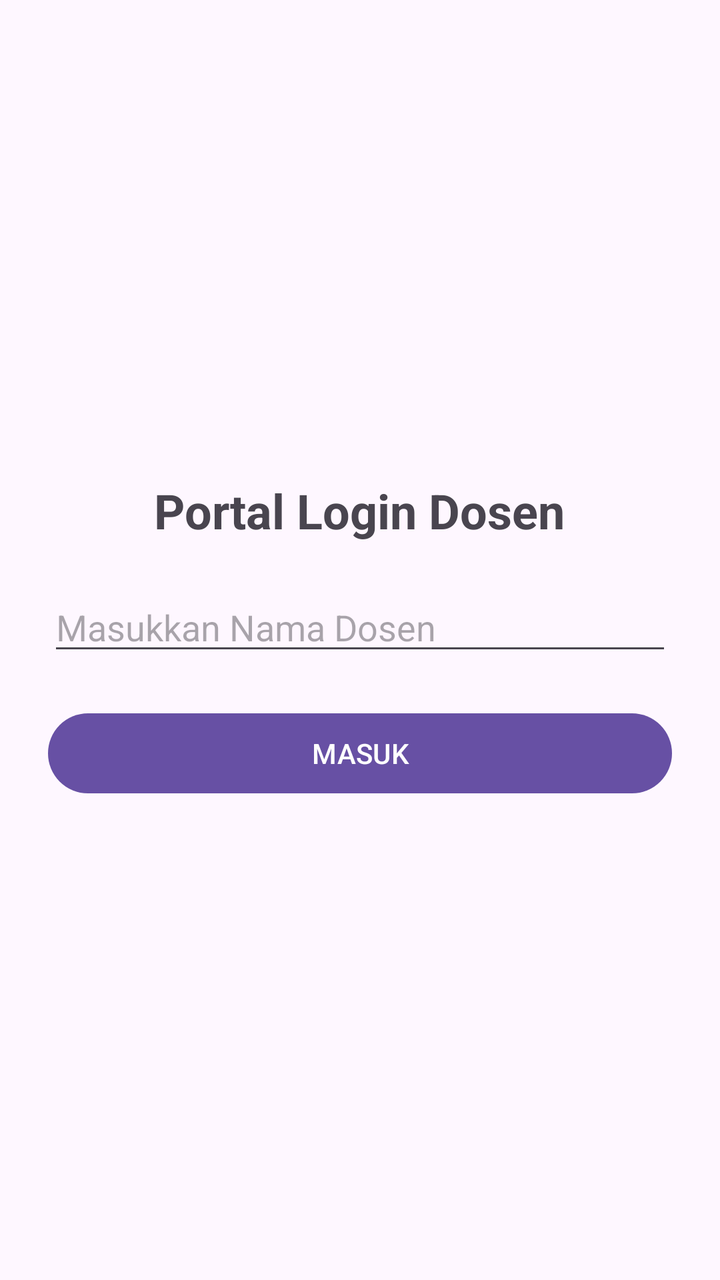
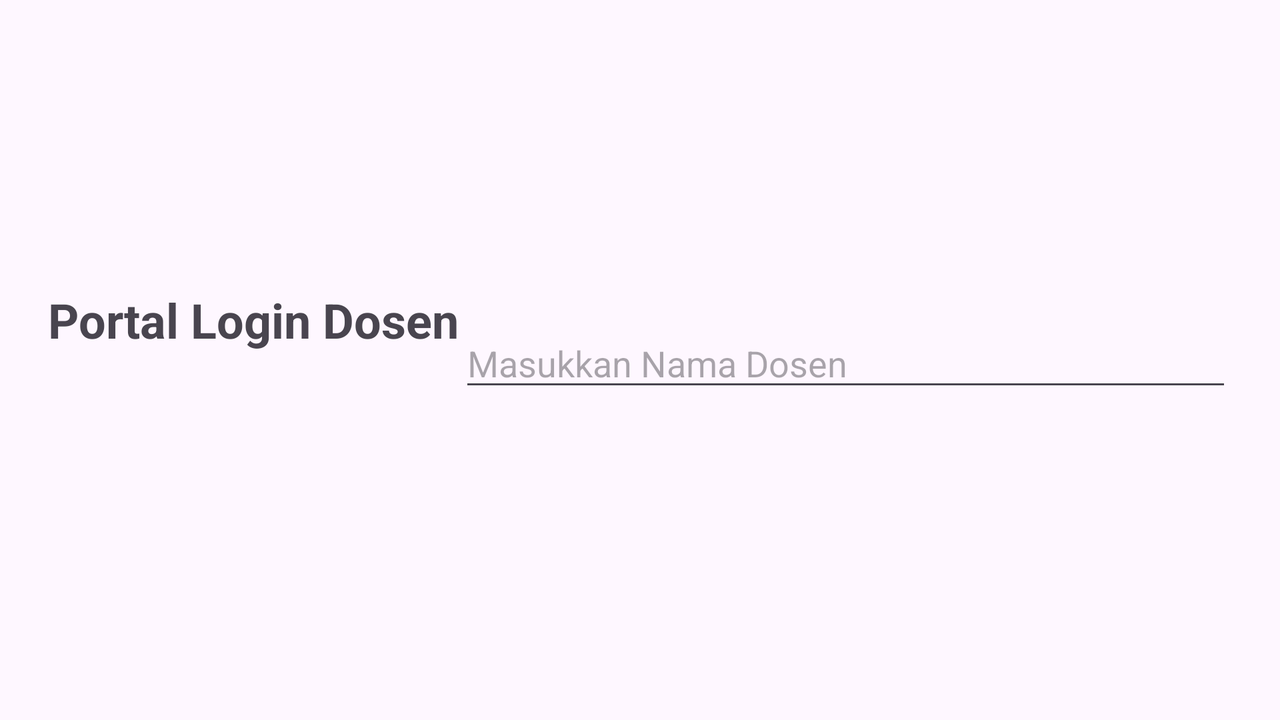

An Android layout and its configuration variant, each rendered on a device that would load it. The default file and the variant file are quoted in full after the pictures.
<!-- AndroidManifest.xml: application theme Theme.UTS_PemrogSeluler_42430004_Dina -->
<!-- res/layout/activity_main.xml -->
<?xml version="1.0" encoding="utf-8"?>
<LinearLayout
    xmlns:android="http://schemas.android.com/apk/res/android"
    android:layout_width="match_parent"
    android:layout_height="match_parent"
    android:orientation="vertical"
    android:gravity="center"
    android:padding="24dp">

    <TextView
        android:id="@+id/tvJudul"
        android:layout_width="wrap_content"
        android:layout_height="wrap_content"
        android:text="Portal Login Dosen"
        android:textSize="24sp"
        android:textStyle="bold"
        android:layout_marginBottom="20dp"/>

    <EditText
        android:id="@+id/etNamaDosen"
        android:layout_width="match_parent"
        android:layout_height="wrap_content"
        android:hint="Masukkan Nama Dosen"/>

    <Button
        android:id="@+id/btnMasuk"
        android:layout_width="match_parent"
        android:layout_height="wrap_content"
        android:text="MASUK"
        android:layout_marginTop="20dp"/>

</LinearLayout>
<!-- resources referenced by this layout -->
<resources>
  <style name="Theme.UTS_PemrogSeluler_42430004_Dina" parent="Base.Theme.UTS_PemrogSeluler_42430004_Dina" />
  <style name="Base.Theme.UTS_PemrogSeluler_42430004_Dina" parent="Theme.Material3.DayNight.NoActionBar">
          
          
      </style>
</resources>
<!-- res/layout-land/activity_main.xml (the repository's variant of the layout above) -->
<!-- drawn on the phone turned sideways -->
<?xml version="1.0" encoding="utf-8"?>
<LinearLayout
    xmlns:android="http://schemas.android.com/apk/res/android"
    android:layout_width="match_parent"
    android:layout_height="match_parent"
    android:orientation="horizontal"
    android:gravity="center"
    android:padding="24dp">

    <TextView
        android:id="@+id/tvJudul"
        android:layout_width="wrap_content"
        android:layout_height="wrap_content"
        android:text="Portal Login Dosen"
        android:textSize="24sp"
        android:textStyle="bold"
        android:layout_marginBottom="20dp"/>

    <EditText
        android:id="@+id/etNamaDosen"
        android:layout_width="match_parent"
        android:layout_height="wrap_content"
        android:hint="Masukkan Nama Dosen"/>

    <Button
        android:id="@+id/btnMasuk"
        android:layout_width="match_parent"
        android:layout_height="wrap_content"
        android:text="MASUK"
        android:layout_marginTop="20dp"/>

</LinearLayout>
